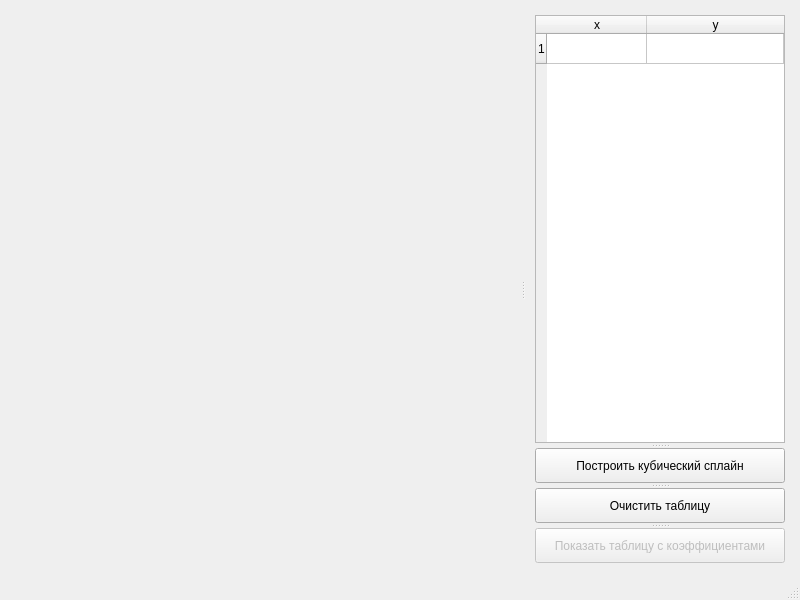
<?xml version="1.0" encoding="UTF-8"?>
<ui version="4.0">
 <class>MainWindow</class>
 <widget class="QMainWindow" name="MainWindow">
  <property name="geometry">
   <rect>
    <x>0</x>
    <y>0</y>
    <width>800</width>
    <height>600</height>
   </rect>
  </property>
  <property name="windowTitle">
   <string>CubicSplainPlot</string>
  </property>
  <widget class="QWidget" name="centralwidget">
   <layout class="QGridLayout" name="gridLayout">
    <property name="leftMargin">
     <number>15</number>
    </property>
    <property name="topMargin">
     <number>15</number>
    </property>
    <property name="rightMargin">
     <number>15</number>
    </property>
    <property name="bottomMargin">
     <number>15</number>
    </property>
    <item row="0" column="0">
     <widget class="QSplitter" name="plot_table_btn">
      <property name="orientation">
       <enum>Qt::Horizontal</enum>
      </property>
      <property name="handleWidth">
       <number>25</number>
      </property>
      <widget class="QCustomPlot" name="plot_widget" native="true"/>
      <widget class="QSplitter" name="table_btn">
       <property name="orientation">
        <enum>Qt::Vertical</enum>
       </property>
       <property name="handleWidth">
        <number>5</number>
       </property>
       <widget class="QTableWidget" name="point_table">
        <property name="maximumSize">
         <size>
          <width>250</width>
          <height>16777215</height>
         </size>
        </property>
        <property name="rowCount">
         <number>1</number>
        </property>
        <attribute name="horizontalHeaderStretchLastSection">
         <bool>true</bool>
        </attribute>
        <row/>
        <column>
         <property name="text">
          <string>x</string>
         </property>
        </column>
        <column>
         <property name="text">
          <string>y</string>
         </property>
        </column>
       </widget>
       <widget class="QPushButton" name="input_Btn">
        <property name="maximumSize">
         <size>
          <width>16777215</width>
          <height>35</height>
         </size>
        </property>
        <property name="text">
         <string>Построить кубический сплайн</string>
        </property>
       </widget>
       <widget class="QPushButton" name="clear_Btn">
        <property name="maximumSize">
         <size>
          <width>16777215</width>
          <height>35</height>
         </size>
        </property>
        <property name="text">
         <string>Очистить таблицу</string>
        </property>
       </widget>
       <widget class="QPushButton" name="viewSplainTable">
        <property name="enabled">
         <bool>false</bool>
        </property>
        <property name="maximumSize">
         <size>
          <width>16777215</width>
          <height>35</height>
         </size>
        </property>
        <property name="text">
         <string>Показать таблицу с коэффициентами</string>
        </property>
       </widget>
      </widget>
     </widget>
    </item>
   </layout>
  </widget>
  <widget class="QMenuBar" name="menubar">
   <property name="geometry">
    <rect>
     <x>0</x>
     <y>0</y>
     <width>800</width>
     <height>21</height>
    </rect>
   </property>
  </widget>
  <widget class="QStatusBar" name="statusbar"/>
 </widget>
 <customwidgets>
  <customwidget>
   <class>QCustomPlot</class>
   <extends>QWidget</extends>
   <header>qcustomplot.h</header>
   <container>1</container>
  </customwidget>
 </customwidgets>
 <resources/>
 <connections/>
</ui>
